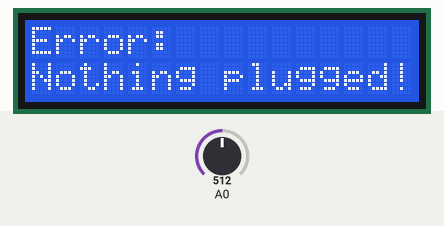
Simulated run of this sketch. Board: Arduino Uno, built with avr-gcc and run on an emulated ATmega328P. On the bench: 16×2 character LCD. Inputs (shaded band) come from the test bench; at power-on: A0 = 512. What the sketch prints to the serial monitor is not drawn.

Above: at 1.6 s.
1.7 s: A0 set to 433
4.2 s: A0 set to 415
At 6.4 s:
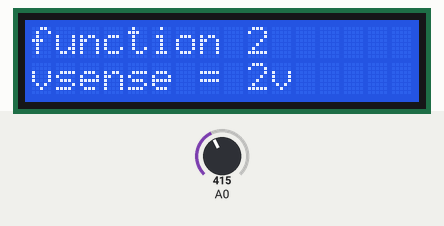
7.5 s: A0 set to 625
At 10.3 s:
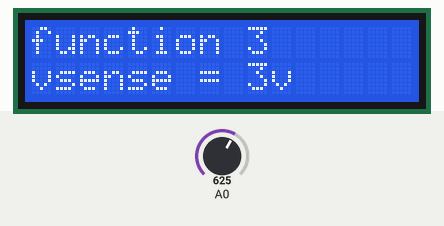
10.6 s: A0 set to 596
At 13.3 s:
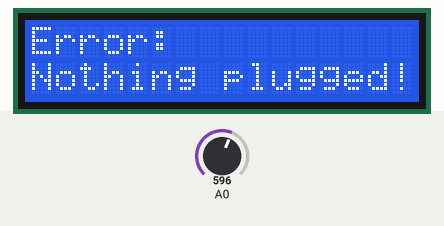
13.6 s: A0 set to 405
At 16.3 s:
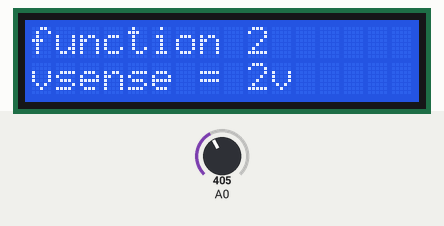
Timing chart, 0 to 17.6 s (numbered marks = the images above; inputs shaded):
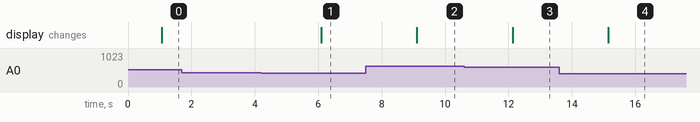

Measured:
- the behaviour switches between 416 and 415 on A0 (found by bisection; images 0 and 1)
- the behaviour switches between 615 and 614 on A0 (found by bisection; images 2 and 3)
- after the input at 1.7 s, every drawn part: stays the same
- after the input at 4.2 s, the display: changes after 1.9 s (image 1)
- after the input at 7.5 s, the display: changes after 1.6 s (image 2)
- after the input at 10.6 s, the display: changes after 1.5 s (image 3)
- after the input at 13.6 s, the display: changes after 1.5 s (image 4)

The sketch:

peripheralSense.ino
```cpp
#include <LiquidCrystal.h>
LiquidCrystal lcd(8, 9, 5, 4, 6, 7);

//global variables
int option = 0;

//setup routine
void setup(){
   Serial.begin(9600);
   lcd.begin(16, 2);
}

void loop(){
   //read analog signal
   int peripheralSenseA = analogRead(A0);

   //serial monitor read-out
   Serial.println(peripheralSenseA);
   delay(1000);


   /*
    * CABLE TEST ROUTINE - EDIT or ADD RANGE ONLY
    * Note: peripheralSenseA must have 10* resolution
    * Minimum is 0 max is 1032 (5v - 0v bias signal)
    */

   //1v signal
    while(peripheralSenseA >=200 && peripheralSenseA <=210){
      option = 1;
      break;
   }

   //2v signal
    while(peripheralSenseA >=405 && peripheralSenseA <= 415){
      option = 2;
      break;
   }

   //3v signal
   while(peripheralSenseA >= 615 && peripheralSenseA <= 625){
      option = 3;
      break;
   }

   //4v signal
   while(peripheralSenseA >= 817 && peripheralSenseA <= 827){
      option = 4;
      break;
   }


   /*
    * CABLE TEST RESPONSE - DO NOT EDIT
    * choses which test function routine to excecute as per
    * cable test routine above
    */

   switch(option){
      case 1:
         lcd.clear();
         funcOne();
      break;

      case 2:
         lcd.clear();
         funcTwo();
      break;

      case 3:
        lcd.clear();
        funcThree();
      break;

      case 4:
        lcd.clear();
        funcFour();
      break;

      default:
         lcd.clear();
         lcd.setCursor(0, 0);
            lcd.print("Error:");

         lcd.setCursor(0, 1);
            lcd.print("Nothing plugged!");
  }
  //resets cable test response when break; occurs
  option = 0;
}


/*
 * TEST FUNCTION ROUTINE: ~ADD NEW FUNCTIONS BELOW~
 * instead of using a dipswitch I automated the test config routine by embeding a
 * voltage divider inside the cables and having the uC read the bias
 * voltage coming out of those cables.
 */

void funcOne(){
    lcd.setCursor(0, 0);
      lcd.print("function 1");

    lcd.setCursor(0, 1);
      lcd.print("vsense = 1v");
}

void funcTwo(){
    lcd.setCursor(0, 0);
      lcd.print("function 2");

    lcd.setCursor(0, 1);
      lcd.print("vsense = 2v");
}

void funcThree(){
    lcd.setCursor(0, 0);
      lcd.print("function 3");

    lcd.setCursor(0, 1);
      lcd.print("vsense = 3v");
}

void funcFour(){
    lcd.setCursor(0, 0);
      lcd.print("function 4");

    lcd.setCursor(0, 1);
      lcd.print("vsense = 4v");
}
```
